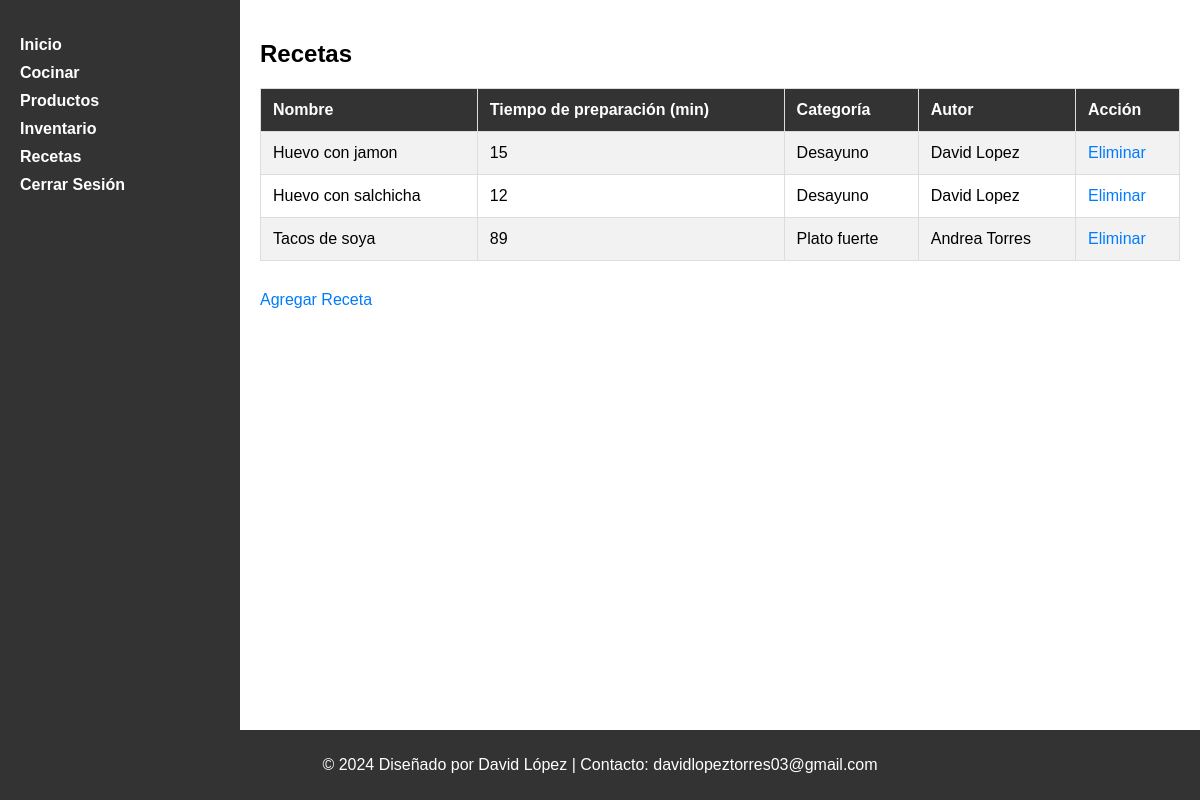
The page /recipes.php (signed in) on the database its author committed.
### tables this page shows
CREATE TABLE `recetas` (
  `id_receta` int(11) NOT NULL,
  `nombre_receta` varchar(100) NOT NULL,
  `tiempo_receta` int(11) NOT NULL,
  `id_categoria_receta` int(11) NOT NULL,
  `id_usuario` int(11) NOT NULL
);

CREATE TABLE `categorias_receta` (
  `id_categoria_receta` int(11) NOT NULL,
  `nombre_categoria_receta` varchar(50) NOT NULL,
  `descripcion_categoria_receta` varchar(255) NOT NULL
);

### recipes.php (the view, shortened to what this page needs)
<?php
include_once('db_connection.php');
$query_recipes = "SELECT r.id_receta, r.nombre_receta, r.tiempo_receta, c.nombre_categoria_receta, CONCAT(u.nombre_usuario, ' ', u.apellido_usuario) AS nombre_usuario
                  FROM recetas r
                  JOIN categorias_receta c ON r.id_categoria_receta = c.id_categoria_receta
                  JOIN usuarios u ON r.id_usuario = u.id_usuario";
$result_recipes = mysqli_query($conn, $query_recipes);
?>
<!DOCTYPE html>
<html lang="en">
<head>
    <link rel="stylesheet" href="styles.css">
</head>
<body>
    <div class="container">
        <nav class="sidebar">
            <ul>
                <li><a href="home.php">Inicio</a></li>
                <li><a href="cook.php">Cocinar</a></li>
                <li><a href="products.php">Productos</a></li>
                <li><a href="inventory.php">Inventario</a></li>
                <li><a href="recipes.php">Recetas</a></li>
                <li><a href="logout.php">Cerrar Sesión</a></li>
            </ul>
        </nav>
        <div class="main-content">
            <h2>Recetas</h2>
            <table border="1">
                <tr>
                    <th>Nombre</th>
                    <th>Tiempo de preparación (min)</th>
                    <th>Categoría</th>
                    <th>Autor</th>
                    <th>Acción</th>
                </tr>
                <?php
                while ($row_recipe = mysqli_fetch_assoc($result_recipes)) {
                    echo "<tr>";
                    echo "<td>{$row_recipe['nombre_receta']}</td>";
                    echo "<td>{$row_recipe['tiempo_receta']}</td>";
                    echo "<td>{$row_recipe['nombre_categoria_receta']}</td>";
                    echo "<td>{$row_recipe['nombre_usuario']}</td>";
                    echo "<td><a href='delete_recipe.php?recipe_id={$row_recipe['id_receta']}'>Eliminar</a></td>";
                    echo "</tr>";
                }
                ?>
            </table>
            <a href="add_recipe.php">Agregar Receta</a>
        </div>
    </div>
    <footer>
        <p>&copy; 2024 Diseñado por David López  | Contacto: davidlopeztorres03@gmail.com</p>
    </footer>
</body>
</html>

### styles.css (style rules this page uses)
body:not(.login) { margin: 0; font-family: Arial, sans-serif; display: flex; flex-direction: column; min-height: 100vh; }
.container { display: flex; flex: 1; }
.sidebar { width: 200px; background-color: #333; color: white; padding: 20px; }
.sidebar ul { list-style-type: none; padding: 0; }
.sidebar li { margin-bottom: 10px; }
.sidebar a { text-decoration: none; color: white; font-weight: bold; }
.main-content { flex: 1; padding: 20px; }
footer { background-color: #333; color: white; text-align: center; padding: 10px; margin-top: auto; }
table { width: 100%; border-collapse: collapse; margin-top: 20px; }
table, th, td { border: 1px solid #ddd; margin-bottom: 30px; }
th, td { padding: 12px; text-align: left; }
th { background-color: #333; color: white; }
tr:nth-child(even) { background-color: #f2f2f2; }
a { text-decoration: none; color: #007bff; cursor: pointer; }

### rows shown on the page
recetas: nombre_receta "Huevo con jamon", tiempo_receta "15", id_categoria_receta.nombre_categoria_receta "Desayuno", nombre_usuario "David Lopez"
recetas: nombre_receta "Huevo con salchicha", tiempo_receta "12", id_categoria_receta.nombre_categoria_receta "Desayuno", nombre_usuario "David Lopez"
recetas: nombre_receta "Tacos de soya", tiempo_receta "89", id_categoria_receta.nombre_categoria_receta "Plato fuerte", nombre_usuario "Andrea Torres"
